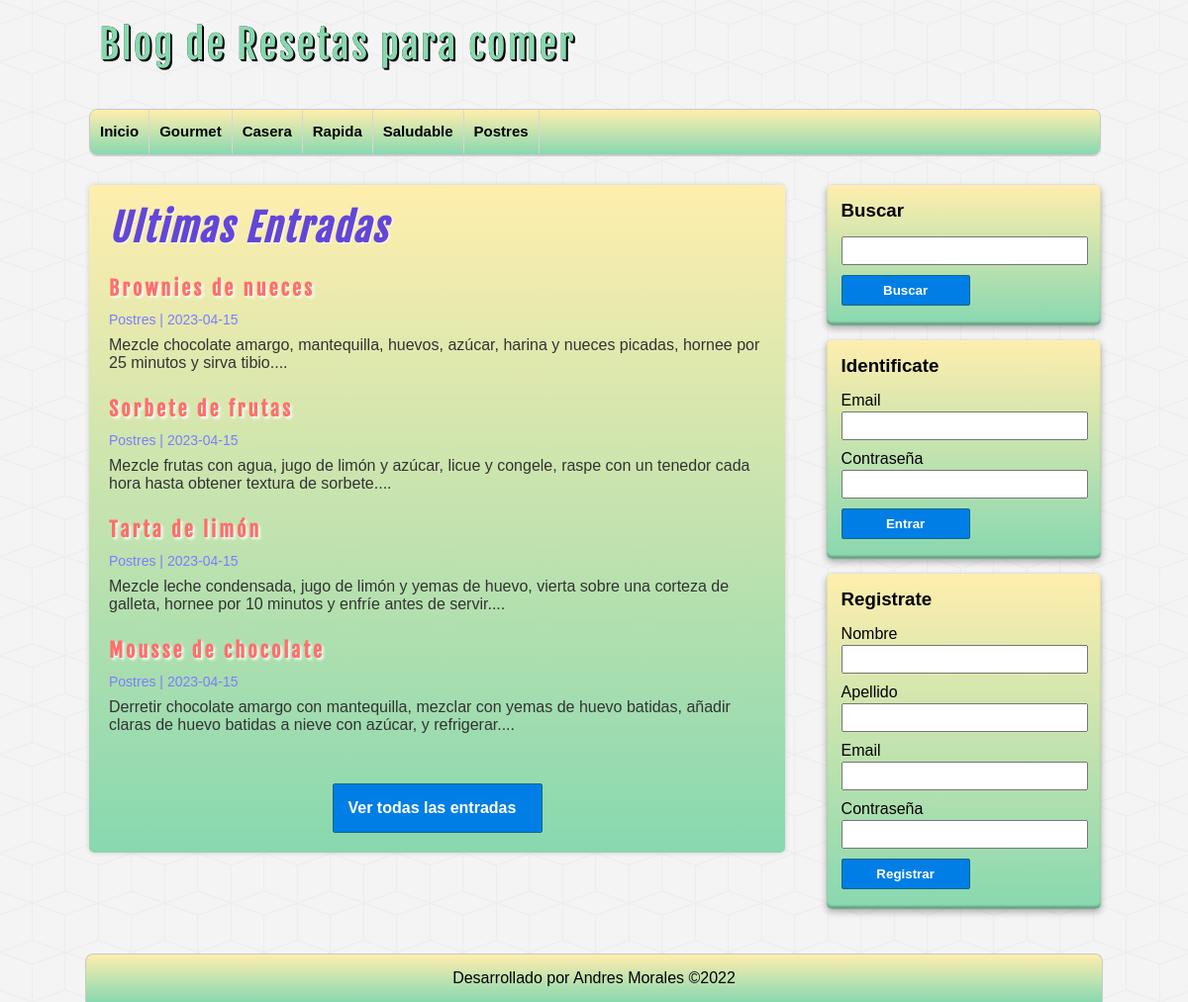
The page / on the database its author committed.
### tables this page shows
CREATE TABLE IF NOT EXISTS `categorias` (
  `id` int NOT NULL AUTO_INCREMENT,
  `nombre` varchar(100) DEFAULT NULL,
  PRIMARY KEY (`id`)
);

CREATE TABLE IF NOT EXISTS `entradas` (
  `id` int NOT NULL AUTO_INCREMENT,
  `usuario_id` int NOT NULL,
  `categoria_id` int NOT NULL,
  `titulo` varchar(255) NOT NULL,
  `descripcion` mediumtext,
  `fecha` date NOT NULL,
  PRIMARY KEY (`id`),
  KEY `fk_entrada_usuario` (`usuario_id`),
  KEY `fk_entrada_categoria` (`categoria_id`)
);

### includes/helpers.php (called while the page is built, shortened)
<?php
function conseguirCategorias($conexion)
{
	$sql = "SELECT * FROM categorias ORDER BY id ASC;";
	$categorias = mysqli_query($conexion, $sql);
	$resultado = array();
	if ($categorias && mysqli_num_rows($categorias) >= 1) {
		$resultado = $categorias;
	}
	return $resultado;
}
function conseguirEntradas($conexion, $limit = null, $categoria = null, $busqueda = null)
{
	$sql = "SELECT e.*, c.nombre AS 'categoria' FROM entradas e " .
		"INNER JOIN categorias c ON e.categoria_id = c.id ";
	$sql .= "ORDER BY e.id DESC ";
	if ($limit) {
		$sql .= "LIMIT 4";
	}
	$entradas = mysqli_query($conexion, $sql);
	return $entradas;
}

### index.php (the view)
<?php require_once 'includes/header.php'; ?>
<?php require_once 'includes/sidebar.php'; ?>
<div id="principal">
  <h1>Ultimas Entradas</h1>
  <?php
  $entradas = conseguirEntradas($db, true);
  if (!empty($entradas)) :
    while ($entrada = mysqli_fetch_assoc($entradas)) :
  ?>
      <article class="entrada">
        <a href="entrada.php?id=<?= $entrada['id'] ?>">
          <h2><?= $entrada['titulo'] ?></h2>
          <span class="fecha"><?= $entrada['categoria'] . ' | ' . $entrada['fecha'] ?></span>
          <p>
            <?= substr($entrada['descripcion'], 0, 180) . "..." ?>
          </p>
        </a>
      </article>
  <?php
    endwhile;
  endif;
  ?>
  <div id="ver-todas">
    <a href="entradas.php">Ver todas las entradas</a>
  </div>
</div>
<?php require_once 'includes/footer.php'; ?>

### includes/header.php (shortened to what this page needs)
<?php require_once 'conexion.php'; ?>
<?php require_once 'includes/helpers.php'; ?>
<!DOCTYPE html>
<html lang="es">
<head>
    <link rel="stylesheet" href="assets/css/style.css">
</head>
<body>
    <header id="cabecera">
        <div id="logo">
            <a href="index.php">
                Blog de Resetas para comer
            </a>
        </div>
        <nav id="menu">
            <ul>
                <li>
                    <a href="index.php">Inicio</a>
                </li>
                <?php
                $categorias = conseguirCategorias($db);
                if (!empty($categorias)) :
                    while ($categoria = mysqli_fetch_assoc($categorias)) :
                ?>
                        <li>
                            <a href="categoria.php?id=<?= $categoria['id'] ?>"><?= $categoria['nombre'] ?></a>
                        </li>
                <?php
                    endwhile;
                endif;
                ?>
            </ul>
        </nav>
    </header>
    <div id="contenedor">

### includes/sidebar.php (shortened to what this page needs)
<aside id="sidebar">
    <div id="buscardor" class="bloque">
        <h3>Buscar</h3>
        <form action="buscar.php" method="POST">
            <input type="text" id="busqueda" name="busqueda">
            <input class="boton" type="submit" value="Buscar">
        </form>
    </div>
    <?php if (!isset($_SESSION['usuario'])) : ?>
        <div id="login" class="bloque">
            <h3>Identificate</h3>
            <form action="actions/login.php" method="POST">
                <label for="email">Email</label>
                <input type="email" id="email" name="email" autocomplete="off">
                <label for="contrasena">Contraseña</label>
                <input type="password" id="contrasena" name="contrasena" autocomplete="off">
                <input class="boton" type="submit" value="Entrar">
            </form>
        </div>
        <div id="Register" class="bloque">
            <h3>Registrate</h3>
            <form action="actions/registro.php" method="POST">
                <label for="nombre">Nombre</label>
                <input type="text" id="nombre" name="nombre" autocomplete="off">
                <label for="apellido">Apellido</label>
                <input type="text" id="apellido" name="apellido" autocomplete="off">
                <label for="email">Email</label>
                <input type="email" id="email" name="email" autocomplete="off">
                <label for="contrasena">Contraseña</label>
                <input type="password" id="contrasena" name="contrasena" autocomplete="off">
                <input class="boton" name="submit" type="submit" value="Registrar">
            </form>
        </div>
    <?php endif; ?>
</aside>

### includes/footer.php
        </div>
        <footer id="pie">
            <p>
                Desarrollado por Andres Morales &copy;2022
            </p>
        </footer>
    </body>
</html>

### assets/css/style.css (style rules this page uses)
* { margin: 0px; padding: 0px; font-family: sans-serif, Helvetica, Arial; text-decoration: none; }
body { background: url(../img/cubes.png) #f4f4f4; }
.fecha { color: #7d7dff; margin-top: 5px; font-size: 14px; }
#cabecera { width: 85%; height: auto; background: transparent; margin: 0px auto; }
#logo { float: left; width: 540px; height: 110px; }
#logo a { font-family: "fajala", Helvetica; font-size: 40px; letter-spacing: 2px; color: #88d8b0; text-shadow: 0px 0px 0px black, 1px 1px 0px black, 2px 2px 0px black; transition: all 500ms; line-height: 90px; margin-left: 10px; }
#menu { clear: both; width: 100%; height: 45px; background: linear-gradient(to bottom, #ffeead 0px, #88d8b0 100%); border: 1px solid #c9c9c9; border-radius: 8px; box-shadow: 0px 1px 1px #ccc; overflow: hidden; }
#menu ul { list-style: none; }
#menu ul li { float: left; line-height: 44px; border-right: 1px solid #d6d6d6; }
#menu ul li a { display: block; padding-left: 10px; padding-right: 10px; font-size: 15px; font-weight: bold; color: #000000; }
#contenedor { width: 85%; height: auto; margin: 0px auto; margin-top: 30px; margin-bottom: 30px; }
#sidebar { float: right; width: 27%; height: min-content; margin-bottom: 30px; }
.bloque { display: block; width: 90%; margin: 0px auto; margin-bottom: 15px; background: linear-gradient(to bottom, #ffeead 0px, #88d8b0 100%); color: #000000; border-radius: 5px; padding: 15px; box-shadow: 0px 0px 1px rgba(0, 0, 0, 0.3), 0px 3px 7px rgba(0, 0, 0, 0.3), 0px 0px 1px #ffffff inset, 0px -3px 2px rgba(0, 0, 0, 0.25) inset; }
.bloque h3 { margin-bottom: 15px; }
label, input[type="text"], input[type="email"], input[type="password"] { display: block; width: 95%; margin-top: 2px; margin-bottom: 2px; }
input[type="text"], input[type="email"], input[type="password"] { padding: 5px; margin-bottom: 10px; }
input[type="button"], input[type="submit"], .boton { margin-top: 5px; margin-bottom: 5px; display: block; border-radius: 2px; color: white; background: #007ee5; border: 1px solid #156785; cursor: pointer; padding: 7px; }
.boton { color: white !important; text-align: center; font-weight: bold; width: 130px; }
#principal { float: left; width: 65%; min-height: min-content; margin-bottom: 35px; background: linear-gradient(to bottom, #ffeead 0px, #88d8b0 100%); color: #000000; border-radius: 5px; box-shadow: 0px 0px 5px #ccc; padding: 20px; overflow: hidden; }
#principal a { color: #333; }
#principal h1 { font-size: 38px; font-style: oblique; color: #6346d8; letter-spacing: 2px; text-shadow: 1px 1px 2px #fff; font-family: "fajala"; }
#principal h2 { font-size: 20px; text-shadow: 2px 2px 3px #fff; color: #ff6f69; letter-spacing: 3px; font-family: "fajala"; margin-top: 25px; margin-bottom: 10px; }
#principal p { margin-top: 8px; }
#ver-todas a { font-weight: bold; display: block; border-radius: 2px; padding: 15px; color: white; background: #007ee5; border: 1px solid #156785; cursor: pointer; width: 180px; margin: 0px auto; margin-top: 50px; }
#pie { clear: both; width: 83%; margin: 0px auto; background: linear-gradient(to bottom, #ffeead 0px, #88d8b0 100%); border: 1px solid #c9c9c9; border-bottom: none; border-radius: 8px 8px 0px 0px; color: #000000; height: auto; padding: 15px; text-align: center; }

### rows shown on the page
categorias: nombre "Gourmet"
categorias: nombre "Casera"
categorias: nombre "Rapida"
categorias: nombre "Saludable"
categorias: nombre "Postres"
entradas: titulo "Brownies de nueces", categoria.nombre "Postres", fecha "2023-04-15", descripcion "Mezcle chocolate amargo, mantequilla, huevos, azúcar, harina y nueces picadas, hornee por 25 minutos y sirva tibio."
entradas: titulo "Sorbete de frutas", categoria.nombre "Postres", fecha "2023-04-15", descripcion "Mezcle frutas con agua, jugo de limón y azúcar, licue y congele, raspe con un tenedor cada hora hasta obtener textura de sorbete."
entradas: titulo "Tarta de limón", categoria.nombre "Postres", fecha "2023-04-15", descripcion "Mezcle leche condensada, jugo de limón y yemas de huevo, vierta sobre una corteza de galleta, hornee por 10 minutos y enfríe antes de servir."
entradas: titulo "Mousse de chocolate", categoria.nombre "Postres", fecha "2023-04-15", descripcion "Derretir chocolate amargo con mantequilla, mezclar con yemas de huevo batidas, añadir claras de huevo batidas a nieve con azúcar, y refrigerar."
